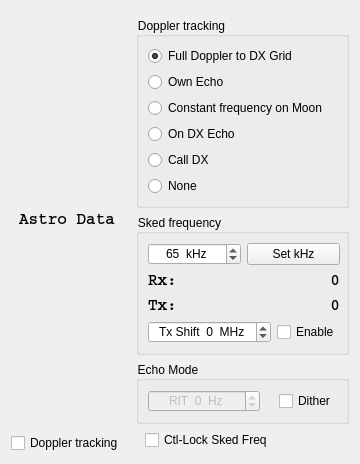
<?xml version="1.0" encoding="UTF-8"?>
<ui version="4.0">
 <class>Astro</class>
 <widget class="QWidget" name="Astro">
  <property name="geometry">
   <rect>
    <x>0</x>
    <y>0</y>
    <width>343</width>
    <height>451</height>
   </rect>
  </property>
  <property name="sizePolicy">
   <sizepolicy hsizetype="Preferred" vsizetype="Preferred">
    <horstretch>0</horstretch>
    <verstretch>0</verstretch>
   </sizepolicy>
  </property>
  <layout class="QGridLayout" name="gridLayout">
   <property name="sizeConstraint">
    <enum>QLayout::SetFixedSize</enum>
   </property>
   <item row="0" column="1">
    <widget class="QWidget" name="doppler_widget" native="true">
     <property name="styleSheet">
      <string notr="true">* {
	font-weight: normal;
}</string>
     </property>
     <layout class="QVBoxLayout" name="verticalLayout">
      <property name="leftMargin">
       <number>6</number>
      </property>
      <property name="topMargin">
       <number>6</number>
      </property>
      <property name="rightMargin">
       <number>0</number>
      </property>
      <property name="bottomMargin">
       <number>3</number>
      </property>
      <item>
       <widget class="QGroupBox" name="dt_groupBox">
        <property name="title">
         <string>Doppler tracking</string>
        </property>
        <layout class="QVBoxLayout" name="verticalLayout_2">
         <property name="rightMargin">
          <number>6</number>
         </property>
         <item>
          <widget class="QRadioButton" name="rbFullTrack">
           <property name="toolTip">
            <string>&lt;html&gt;&lt;head/&gt;&lt;body&gt;&lt;p&gt;One station does all Doppler shift correction, their QSO partner receives and transmits on the sked frequency.&lt;/p&gt;&lt;p&gt;If the rig does not accept CAT QSY commands while transmitting a single correction is applied for the whole transmit period.&lt;/p&gt;&lt;/body&gt;&lt;/html&gt;</string>
           </property>
           <property name="text">
            <string>Full Doppler to DX Grid</string>
           </property>
           <property name="checked">
            <bool>true</bool>
           </property>
          </widget>
         </item>
         <item>
          <widget class="QRadioButton" name="rbOwnEcho">
           <property name="toolTip">
            <string>&lt;html&gt;&lt;head/&gt;&lt;body&gt;&lt;p&gt;Transmit takes place on sked frequency and receive frequency is  corrected for own echoes. &lt;/p&gt;&lt;p&gt;This mode can be used for calling CQ, or when using Echo mode.&lt;/p&gt;&lt;/body&gt;&lt;/html&gt;</string>
           </property>
           <property name="text">
            <string>Own Echo</string>
           </property>
          </widget>
         </item>
         <item>
          <widget class="QRadioButton" name="rbConstFreqOnMoon">
           <property name="toolTip">
            <string>&lt;html&gt;&lt;head/&gt;&lt;body&gt;&lt;p&gt;Both stations correct for Doppler shift such that they would be heard on the moon at the sked frequency.&lt;/p&gt;&lt;p&gt;If the rig does not accept CAT QSY commands while transmitting a single correction is applied for the whole transmit period.&lt;/p&gt;&lt;p&gt;Use this option also for Echo mode.&lt;/p&gt;&lt;/body&gt;&lt;/html&gt;</string>
           </property>
           <property name="text">
            <string>Constant frequency on Moon</string>
           </property>
           <property name="checked">
            <bool>false</bool>
           </property>
          </widget>
         </item>
         <item>
          <widget class="QRadioButton" name="rbOnDxEcho">
           <property name="toolTip">
            <string>&lt;html&gt;&lt;head/&gt;&lt;body&gt;&lt;p&gt;DX station announces their TX Freq, which is entered as the Sked Freq. Correction applied to RX and TX so you appear on the DX's station's own echo Freq.&lt;/p&gt;&lt;p&gt;If the rig does not accept CAT QSY commands while transmitting a single correction is applied for the whole transmit period.&lt;/p&gt;&lt;/body&gt;&lt;/html&gt;</string>
           </property>
           <property name="text">
            <string>On DX Echo</string>
           </property>
           <property name="checked">
            <bool>false</bool>
           </property>
          </widget>
         </item>
         <item>
          <widget class="QRadioButton" name="rbCallDx">
           <property name="toolTip">
            <string>&lt;html&gt;&lt;head/&gt;&lt;body&gt;&lt;p&gt;Tune radio manually and select this mode to put your echo on the same frequency.&lt;/p&gt;&lt;p&gt;If the rig does not accept CAT QSY commands while transmitting a single correction is applied for the whole transmit period.&lt;/p&gt;&lt;/body&gt;&lt;/html&gt;</string>
           </property>
           <property name="text">
            <string>Call DX</string>
           </property>
           <property name="checked">
            <bool>false</bool>
           </property>
          </widget>
         </item>
         <item>
          <widget class="QRadioButton" name="rbNoDoppler">
           <property name="toolTip">
            <string>&lt;html&gt;&lt;head/&gt;&lt;body&gt;&lt;p&gt;No Doppler shift correction is applied. This may be used when the QSO partner does full Doppler correction to your grid square.&lt;/p&gt;&lt;/body&gt;&lt;/html&gt;</string>
           </property>
           <property name="text">
            <string>None</string>
           </property>
           <property name="checked">
            <bool>false</bool>
           </property>
          </widget>
         </item>
        </layout>
       </widget>
      </item>
      <item>
       <widget class="QGroupBox" name="sf_groupBox">
        <property name="enabled">
         <bool>true</bool>
        </property>
        <property name="title">
         <string>Sked frequency</string>
        </property>
        <layout class="QGridLayout" name="gridLayout_2" columnstretch="1,1">
         <property name="rightMargin">
          <number>6</number>
         </property>
         <item row="3" column="0" colspan="2">
          <layout class="QGridLayout" name="gridLayout_sf" rowstretch="0,0" columnstretch="0,1">
           <property name="horizontalSpacing">
            <number>6</number>
           </property>
           <item row="0" column="0">
            <widget class="QLabel" name="label">
             <property name="styleSheet">
              <string notr="true">* {
	font-family: Courier;
	font-size: 12pt;
	font-weight: bold;
}</string>
             </property>
             <property name="text">
              <string>Rx:</string>
             </property>
            </widget>
           </item>
           <item row="0" column="1">
            <widget class="QLabel" name="sked_frequency_label">
             <property name="sizePolicy">
              <sizepolicy hsizetype="Minimum" vsizetype="Preferred">
               <horstretch>0</horstretch>
               <verstretch>0</verstretch>
              </sizepolicy>
             </property>
             <property name="styleSheet">
              <string notr="true">* {
	font-family: Courier;
	font-size: 12pt;
	font-weight: bold;
}</string>
             </property>
             <property name="text">
              <string>0</string>
             </property>
             <property name="alignment">
              <set>Qt::AlignRight|Qt::AlignTrailing|Qt::AlignVCenter</set>
             </property>
            </widget>
           </item>
           <item row="1" column="0">
            <widget class="QLabel" name="label_2">
             <property name="styleSheet">
              <string notr="true">* {
	font-family: Courier;
	font-size: 12pt;
	font-weight: bold;
}</string>
             </property>
             <property name="text">
              <string>Tx:</string>
             </property>
            </widget>
           </item>
           <item row="1" column="1">
            <widget class="QLabel" name="sked_tx_frequency_label">
             <property name="sizePolicy">
              <sizepolicy hsizetype="Minimum" vsizetype="Preferred">
               <horstretch>0</horstretch>
               <verstretch>0</verstretch>
              </sizepolicy>
             </property>
             <property name="styleSheet">
              <string notr="true">* {
	font-family: Courier;
	font-size: 12pt;
	font-weight: bold;
}</string>
             </property>
             <property name="text">
              <string>0</string>
             </property>
             <property name="alignment">
              <set>Qt::AlignRight|Qt::AlignTrailing|Qt::AlignVCenter</set>
             </property>
            </widget>
           </item>
          </layout>
         </item>
         <item row="0" column="0" colspan="2">
          <layout class="QHBoxLayout" name="horizontalLayout_sf1" stretch="1,1">
           <item>
            <widget class="MyCustomSpinBox" name="sbSked_kHz">
             <property name="minimumSize">
              <size>
               <width>0</width>
               <height>0</height>
              </size>
             </property>
             <property name="alignment">
              <set>Qt::AlignCenter</set>
             </property>
             <property name="suffix">
              <string>  kHz</string>
             </property>
             <property name="maximum">
              <number>999</number>
             </property>
             <property name="value">
              <number>65</number>
             </property>
            </widget>
           </item>
           <item>
            <widget class="QPushButton" name="pbSet">
             <property name="minimumSize">
              <size>
               <width>0</width>
               <height>0</height>
              </size>
             </property>
             <property name="focusPolicy">
              <enum>Qt::StrongFocus</enum>
             </property>
             <property name="text">
              <string>Set kHz</string>
             </property>
            </widget>
           </item>
          </layout>
         </item>
         <item row="4" column="0" colspan="2">
          <layout class="QHBoxLayout" name="horizontalLayout_sf2" stretch="0,0">
           <item>
            <widget class="QSpinBox" name="sbibShift">
             <property name="minimumSize">
              <size>
               <width>0</width>
               <height>0</height>
              </size>
             </property>
             <property name="toolTip">
              <string>&lt;html&gt;&lt;head/&gt;&lt;body&gt;&lt;p&gt;Tx shift relative to Rx sked frequency&lt;/p&gt;&lt;/body&gt;&lt;/html&gt;</string>
             </property>
             <property name="alignment">
              <set>Qt::AlignCenter</set>
             </property>
             <property name="suffix">
              <string>  MHz</string>
             </property>
             <property name="prefix">
              <string>Tx Shift  </string>
             </property>
             <property name="minimum">
              <number>-30</number>
             </property>
             <property name="maximum">
              <number>30</number>
             </property>
             <property name="singleStep">
              <number>1</number>
             </property>
             <property name="value">
              <number>0</number>
             </property>
            </widget>
           </item>
           <item alignment="Qt::AlignRight">
            <widget class="QCheckBox" name="cbEnableShift">
             <property name="enabled">
              <bool>true</bool>
             </property>
             <property name="sizePolicy">
              <sizepolicy hsizetype="Preferred" vsizetype="Preferred">
               <horstretch>0</horstretch>
               <verstretch>0</verstretch>
              </sizepolicy>
             </property>
             <property name="text">
              <string>Enable</string>
             </property>
            </widget>
           </item>
          </layout>
         </item>
        </layout>
       </widget>
      </item>
      <item>
       <widget class="QGroupBox" name="em_groupBox">
        <property name="minimumSize">
         <size>
          <width>0</width>
          <height>0</height>
         </size>
        </property>
        <property name="title">
         <string>Echo Mode</string>
        </property>
        <layout class="QHBoxLayout" name="horizontalLayout_3" stretch="0">
         <property name="rightMargin">
          <number>6</number>
         </property>
         <item>
          <layout class="QHBoxLayout" name="horizontalLayout_em" stretch="0,0">
           <item>
            <widget class="QSpinBox" name="sbRIT">
             <property name="enabled">
              <bool>false</bool>
             </property>
             <property name="sizePolicy">
              <sizepolicy hsizetype="Minimum" vsizetype="Preferred">
               <horstretch>0</horstretch>
               <verstretch>0</verstretch>
              </sizepolicy>
             </property>
             <property name="alignment">
              <set>Qt::AlignCenter</set>
             </property>
             <property name="suffix">
              <string>  Hz</string>
             </property>
             <property name="prefix">
              <string>RIT  </string>
             </property>
             <property name="minimum">
              <number>-20000</number>
             </property>
             <property name="maximum">
              <number>20000</number>
             </property>
             <property name="singleStep">
              <number>100</number>
             </property>
            </widget>
           </item>
           <item alignment="Qt::AlignRight">
            <widget class="QCheckBox" name="cbDither">
             <property name="sizePolicy">
              <sizepolicy hsizetype="Preferred" vsizetype="Preferred">
               <horstretch>0</horstretch>
               <verstretch>0</verstretch>
              </sizepolicy>
             </property>
             <property name="text">
              <string>Dither </string>
             </property>
            </widget>
           </item>
          </layout>
         </item>
        </layout>
       </widget>
      </item>
      <item>
       <layout class="QHBoxLayout" name="horizontalLayout_locksSkedFreq">
        <property name="leftMargin">
         <number>9</number>
        </property>
        <item>
         <widget class="QCheckBox" name="cbLockSkedFreq">
          <property name="sizePolicy">
           <sizepolicy hsizetype="Preferred" vsizetype="Preferred">
            <horstretch>0</horstretch>
            <verstretch>0</verstretch>
           </sizepolicy>
          </property>
          <property name="text">
           <string>Ctl-Lock Sked Freq</string>
          </property>
         </widget>
        </item>
       </layout>
      </item>
     </layout>
    </widget>
   </item>
   <item row="0" column="0">
    <layout class="QVBoxLayout" name="verticalLayout_3">
     <item alignment="Qt::AlignHCenter">
      <widget class="QLabel" name="text_label">
       <property name="sizePolicy">
        <sizepolicy hsizetype="Preferred" vsizetype="MinimumExpanding">
         <horstretch>0</horstretch>
         <verstretch>0</verstretch>
        </sizepolicy>
       </property>
       <property name="styleSheet">
        <string notr="true">* {
	font-family: Courier;
	font-size: 12pt;
	font-weight: bold;
}</string>
       </property>
       <property name="frameShadow">
        <enum>QFrame::Sunken</enum>
       </property>
       <property name="text">
        <string>Astro Data</string>
       </property>
       <property name="alignment">
        <set>Qt::AlignCenter</set>
       </property>
       <property name="margin">
        <number>6</number>
       </property>
      </widget>
     </item>
     <item>
      <layout class="QHBoxLayout" name="horizontalLayout">
       <item>
        <widget class="QCheckBox" name="cbDopplerTracking">
         <property name="styleSheet">
          <string notr="true"/>
         </property>
         <property name="text">
          <string>Doppler tracking</string>
         </property>
        </widget>
       </item>
      </layout>
     </item>
    </layout>
   </item>
  </layout>
 </widget>
 <customwidgets>
  <customwidget>
   <class>MyCustomSpinBox</class>
   <extends>QSpinBox</extends>
   <header location="global">mycustomspinbox.h</header>
  </customwidget>
 </customwidgets>
 <resources/>
 <connections/>
</ui>
